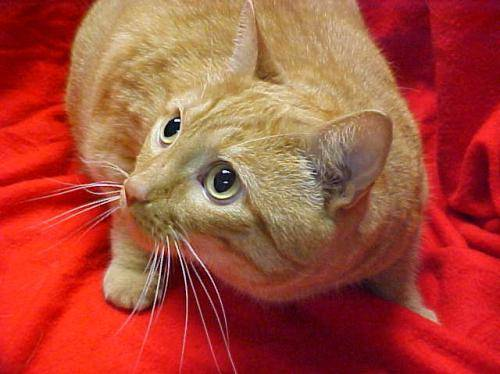
#> input picture Presentaciones/4. Machine Learning/dataset/train/cats/cat.18.jpg, 500 x 374 px
$ jupyter execute --allow-errors 'Modulo 4_2_1_kNN-Aplicacion_testing.ipynb'   (Python 2 division)
#> lines starting #> are read from the running program, lines starting #| are printed output that depends on the picture
## Inteligencia Artificial - IAI84
### Instituto Tecnológico Metropolitano
#### Pedro Atencio Ortiz - 2018

En este notebook se aborda un ejemplo de aplicación del algoritmo k-NN para la clasificación de imágenes en dos categorías: perros o gatos, utilizando SKLearn.

<hr>
## k-Vecinos Cercanos (k-NN)

Una aproximación más sofisticada, clasificación k-NN, encuentra un grupo de $k$ objetos en el conjunto de entrenamiento que se encuentran más cerca del objeto de prueba, y asigna una clase al mismo basado en la predominancia de una clase particular en el vecindario.

Dados un conjunto de entrenamiento $(X,Y)$ y un objeto de prueba $x_i$, el algoritmo computa la distancia o similaridad entre $x_i$ y todos los objetos de entrenamiento que pertenecen a $(X,Y)$ para determinar la lista de vecinos más cercanos.  Una vez se obtiene dicha lista, $x_i$ se clasifica con la clase de mayor aparición en su vecindario (mayoría de votos).

<hr>
# Perro o Gato?

<hr>
## Caracteristicas...

Una forma de enfrentar este problema, es tomar los píxeles como características de las imágenes que se desea clasificar. Esta aproximación es ingenua, ya que en una imagen existe más información que la simple secuencia de los píxeles que la componen. Sin embargo para este caso procedamos de esta manera.

[cell 1]
import numpy as np
import matplotlib.pyplot as plt
from skimage.io import imread, imshow

cat_image = imread("dataset/train/cats/cat.18.jpg")
#> cat_image is the input picture: shape (374, 500, 3); mean R, G, B 169.6, 74.5, 57.5
print("image shape: ", cat_image.shape)
#| image shape:  (374, 500, 3)

f, ax = plt.subplots(1,4, figsize=(20,10))
ax[0].imshow(cat_image, cmap='gray')
ax[0].set_title("imagen original")
ax[1].imshow(cat_image[:,:,0], cmap='gray')
ax[1].set_title("matrix R")
ax[2].imshow(cat_image[:,:,1], cmap='gray')
ax[2].set_title("matrix G")
ax[3].imshow(cat_image[:,:,2], cmap='gray')
ax[3].set_title("matrix B")

plt.show()
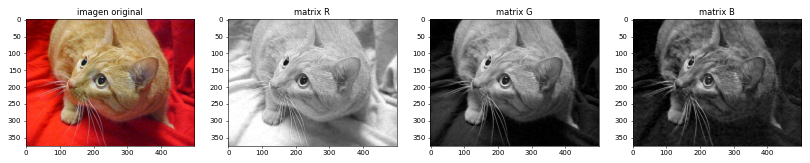
#> figure drawn by matplotlib, 4 panels

## Reshape...

[cell 2]
from skimage.transform import resize

cat_image_resize = resize(cat_image, (64,64))
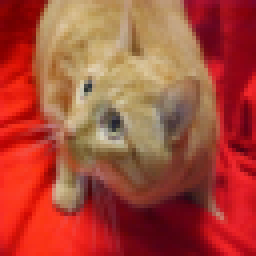
#> cat_image_resize: shape (64, 64, 3) float64 (shown 4 times larger); mean R, G, B 0.665, 0.292, 0.225
print("new shape: ", cat_image_resize.shape)
#| new shape:  (64, 64, 3)

plt.imshow(cat_image_resize)
plt.show()

'''
a = np.random.randn(3,3,3)
print(a.shape)
print(a)
a_flat = a.flatten()
print(a_flat.shape)
print(a_flat)
'''

#Transformams la imagen en un vector de (1, 64x64x3) = (1, 12288)
cat_image_x = cat_image_resize.flatten().reshape(1, 12288)
print("flattened shape: ",cat_image_x.shape)
#| flattened shape:  (1, 12288)

[cell 3]
from os import listdir
from os.path import isfile


def get_dataset_size(path):
#> called with path = 'dataset/train/cats/'
    cat_files = listdir(path)

    number_of_images = 0
    for f in cat_files:
        if(not(f.startswith(".")) and f.endswith(".jpg")):
            number_of_images += 1

    return number_of_images

def load_dataset(folder_path, imsize=(64,64,3), class_index=0):

    folder_files = listdir(folder_path)
    folder_len = get_dataset_size(folder_path)

    flattened_size = imsize[0]*imsize[1]*imsize[2]

    X = np.zeros([folder_len, flattened_size])
    Y = np.ones([folder_len, 1]) * class_index

    i = 0
    for f in folder_files:
        if(not(f.startswith(".")) and f.endswith(".jpg")):
            t = imread(folder_path+f)
            t_reshape = resize(t, imsize)
            X[i, :] = t_reshape.flatten().reshape(1, flattened_size)
            i += 1

    return (X, Y)

## Crear dataset de entrenamiento (train set)

[cell 4]
root_path = "dataset/train/"
cats_path = "cats/"
dogs_path = "dogs/"

(X_cats, Y_cats) = load_dataset(root_path+cats_path, class_index=0)
(X_dogs, Y_dogs) = load_dataset(root_path+dogs_path, class_index=1)
#> call 2 of load_dataset, with folder_path = 'dataset/train/dogs/', imsize = (64, 64, 3), class_index = 1
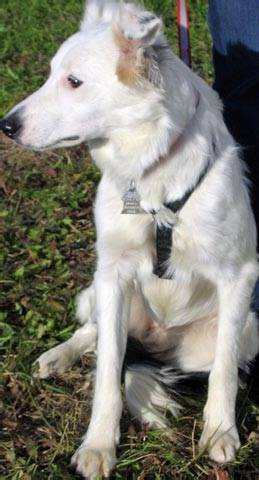
#> input picture Presentaciones/4. Machine Learning/dataset/test/dogs/dog.108.jpg, 259 x 480 px, found by its file name
#> in load_dataset, t is the input picture: shape (480, 259, 3); mean R, G, B 127.9, 127.1, 116.7
#> in load_dataset (call 2), `t_reshape = resize(t, imsize)`:
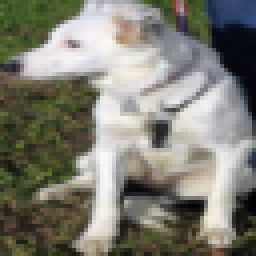
#> t_reshape: shape (64, 64, 3) float64 (shown 4 times larger); mean R, G, B 0.502, 0.498, 0.458

X_train = np.concatenate((X_cats, X_dogs))
Y_train = np.concatenate((Y_cats, Y_dogs))

## Crear dataset de prueba (dev set)

[cell 5]
root_path = "dataset/test/"
cats_path = "cats/"
dogs_path = "dogs/"

(X_cats, Y_cats) = load_dataset(root_path+cats_path, class_index=0)
(X_dogs, Y_dogs) = load_dataset(root_path+dogs_path, class_index=1)
